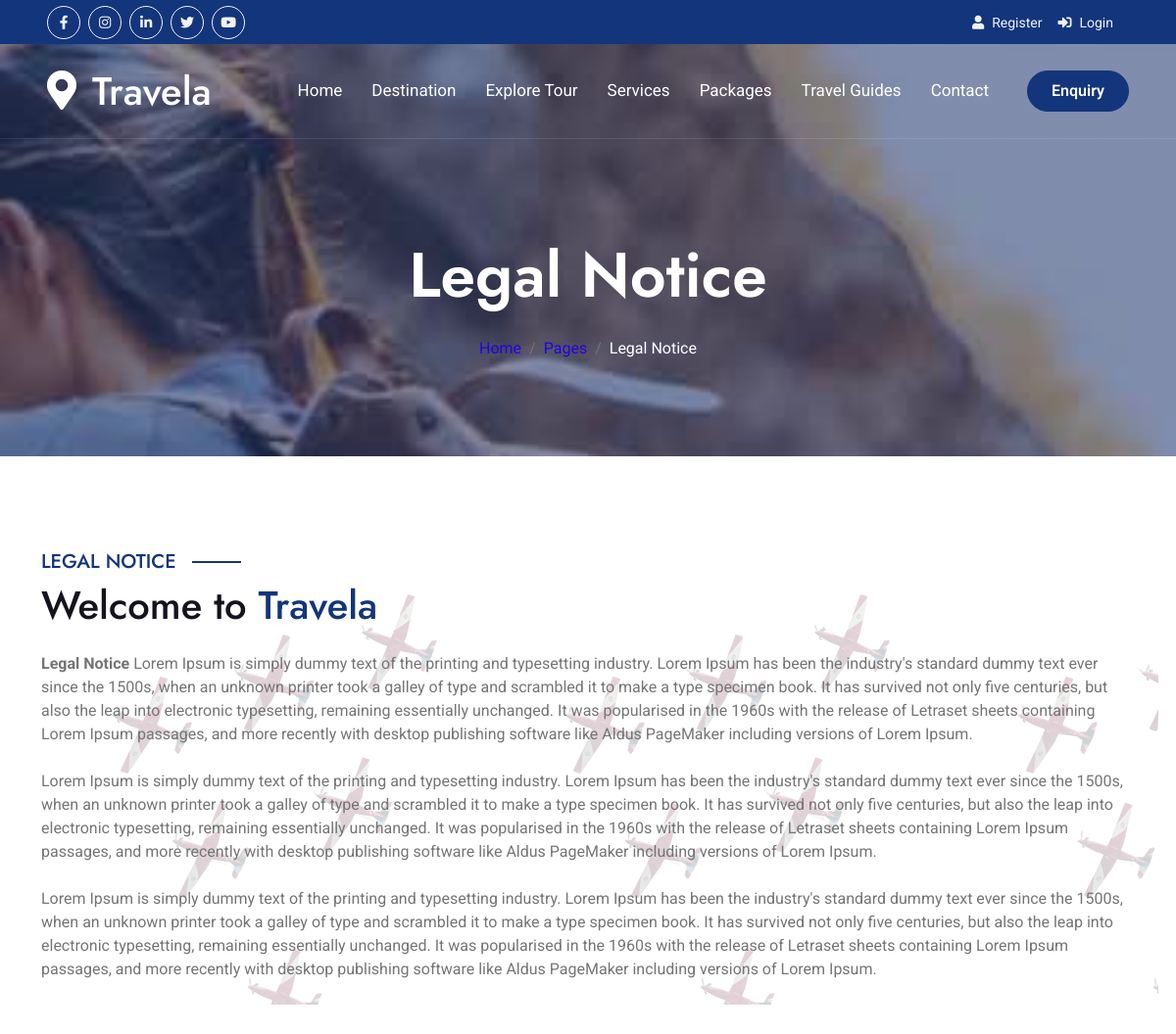
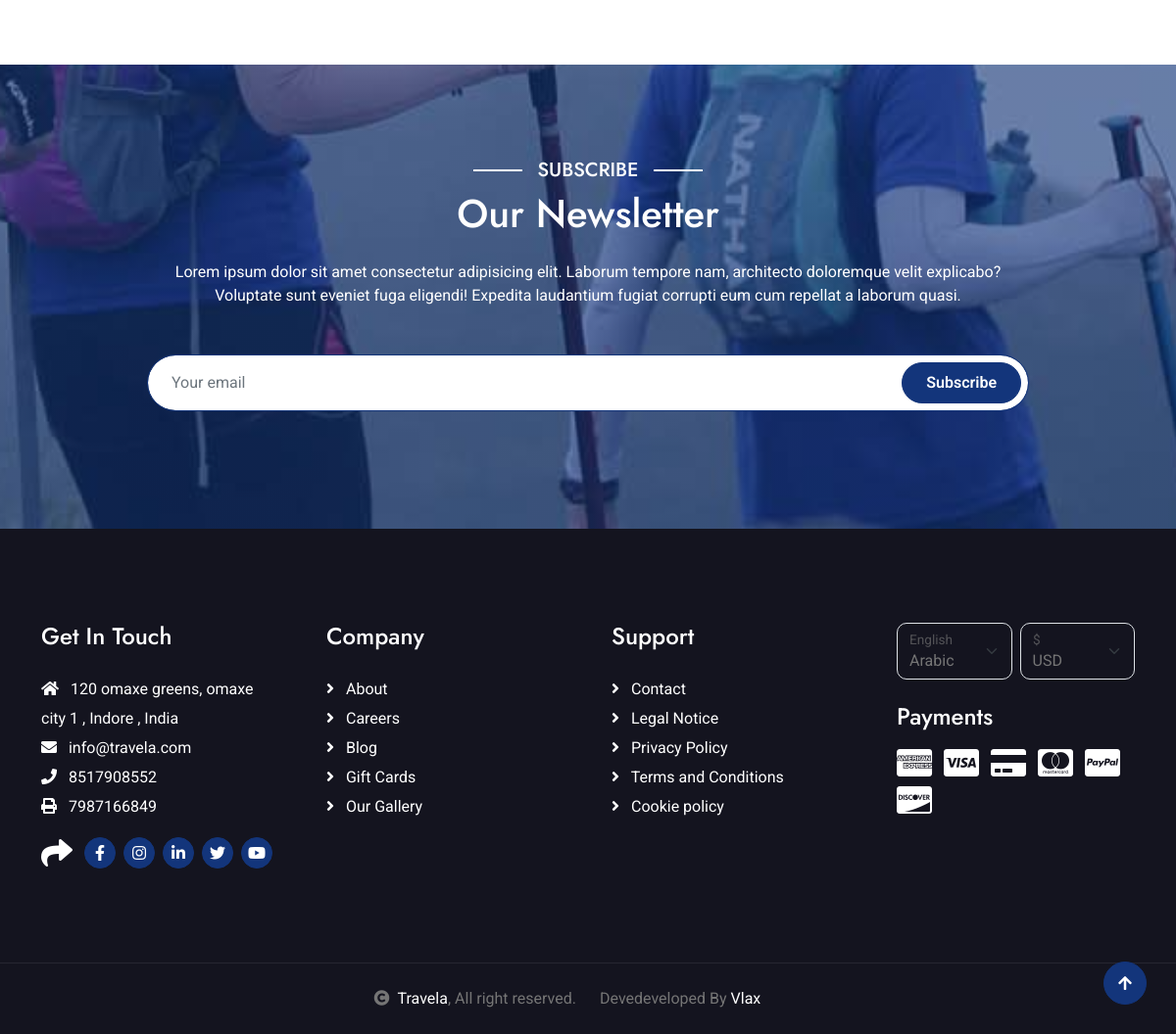
/legal-notice/, run on the app's committed database (2 pictures, top to bottom).
### setting/models.py (models this page shows, shortened)
class SocialMediaLink(models.Model):
    social_media_title = models.CharField(max_length=50, verbose_name='Social Media Platform')
    social_media_url = models.CharField(max_length=50, verbose_name='Social Media URL')
    social_media_icon = models.CharField(max_length=50, verbose_name='Social Media icon')
    is_active = models.BooleanField(default=True)
    class Meta:
        verbose_name = 'Social Media Link'
        verbose_name_plural = 'Social Media Links'
        ordering = ['social_media_title']  # Order by platform name

class Setting(models.Model):
    site_name = models.CharField(max_length=100, verbose_name='Site Name')
    site_keywords = models.CharField(max_length=255, verbose_name='Site Keywords')
    site_email = models.EmailField(verbose_name='Site Email')
    site_hr_email = models.EmailField(verbose_name='Hr Email')
    site_phone = models.CharField(max_length=20, verbose_name='Site Phone')
    site_fax = models.CharField(max_length=20, verbose_name='Site FAX')
    site_address = models.CharField(max_length=255, verbose_name='Site Address')
    site_contry = models.CharField(max_length=255, verbose_name='Contry')
    site_city = models.CharField(max_length=255, verbose_name='City')
    site_logo = models.FileField(upload_to=logo_image_upload_path,max_length=250,null=True,default=None)
    site_description = models.TextField(verbose_name='Site Description')
    class Meta:
        verbose_name = 'Web Setting'
        verbose_name_plural = 'Website Setting'
        ordering = ['site_name']  # Order by site name

### cms/models.py (models this page shows, shortened)
class CMS(models.Model):
    title = models.CharField(max_length=100)
    slug = AutoSlugField(populate_from='title',unique=True,null=True)
    content = HTMLField()
    created_at = models.DateTimeField(auto_now_add=True)
    updated_at = models.DateTimeField(auto_now=True)
    class Meta:
        verbose_name = 'Content Management System'
        verbose_name_plural = 'Content Management Systems'
        ordering = ['-created_at']  # Order by creation date, newest first

### dj_19/views.py (the view)
# urls.py: path('<slug:slug>/', views.cmsContent, name='cmsContent'),
def cmsContent(request, slug):
    try:
        content = CMS.objects.get(slug=slug)
        return render(request, 'pages/cms_content.html', {'content': content, 'title': content.title, 'breadcrumb_title': content.title})
    except CMS.DoesNotExist:
        return render(request, 'pages/404.html', status=404)

### templates/pages/cms_content.html
{% extends 'main_templates.html' %}
{% block content %}
{% load static %}
{% include 'include/breadcrumb.html' %}
<div class="container-fluid about py-5">
   <div class="container py-5">
      <div class="row g-5 align-items-center">
         <div class="col-lg-12" style="background: linear-gradient(rgba(255, 255, 255, .8), rgba(255, 255, 255, .8)), url({% static 'img/about-img-1.png' %});">
            <h5 class="section-about-title pe-3">{{content.title}}</h5>
            <h1 class="mb-4">Welcome to <span class="text-primary">Travela</span></h1>
            <p class="mb-4">{{ content.content|safe }}</p>
         </div>
      </div>
   </div>
</div>
{% endblock %}

### templates/include/topbar.html (shortened to what this page needs)
<div class="container-fluid bg-primary px-5 d-none d-lg-block">
            <div class="row gx-0">
                <div class="col-lg-8 text-center text-lg-start mb-2 mb-lg-0">
                    <div class="d-inline-flex align-items-center" style="height: 45px;">
                        {% for linkInfo in social_links %}
                        <a class="btn btn-sm btn-outline-light btn-sm-square rounded-circle me-2" href="{{linkInfo.social_media_url}}" target="_blank"><i class="{{linkInfo.social_media_icon}} fw-normal"></i></a>
                        {% endfor %}
                    </div>
                </div>
                <div class="col-lg-4 text-center text-lg-end">
                    <div class="d-inline-flex align-items-center" style="height: 45px;">
                        {% if user.is_authenticated and not user.is_superuser %}
                        <div class="dropdown">
                            <a href="#" class="dropdown-toggle text-light" data-bs-toggle="dropdown"><small><i class="fa fa-home me-2"></i> Welcome , {{request.user.first_name |capfirst}} {{request.user.last_name |capfirst}} </small></a>
                            <div class="dropdown-menu rounded">
                                <a href="{% url 'dashboard' %}" class="dropdown-item"><i class="fas fa-home me-2"></i>Dashboard</a>
                                <a href="{% url 'bookingList' %}" class="dropdown-item"><i class="fas fa-comment-alt me-2"></i> Booking List</a>
                                <a href="{% url 'travelEnquiry' %}" class="dropdown-item"><i class="fas fa-question-circle me-2"></i> Travel Enquiry</a>
                                <a href="{% url 'userGallery' %}" class="dropdown-item"><i class="fas fa-camera-retro me-2"></i> Gallery</a>
                                <a href="{% url 'userProfile' %}" class="dropdown-item"><i class="fas fa-user-alt me-2"></i> My Profile</a>
                                <a href="{% url 'changePassword' %}" class="dropdown-item"><i class="fas fa-cog me-2"></i> Account Settings</a>
                                <a href="{% url 'logout' %}" class="dropdown-item"><i class="fas fa-power-off me-2"></i> Log Out</a>
                            </div>
                        </div>
                        {% else  %}
                            <a href="javascript:void(0)" data-bs-toggle="modal" data-bs-target="#myRegisterModal"><small class="me-3 text-light"><i class="fa fa-user me-2"></i>Register</small></a>
                            <a href="javascript:void(0)" data-bs-toggle="modal" data-bs-target="#myLoginModal"><small class="me-3 text-light"><i class="fa fa-sign-in-alt me-2"></i>Login</small></a>
                        {% endif %}
                    </div>
                </div>
            </div>
        </div>

### templates/include/navbar.html (shortened to what this page needs)
 <nav class="navbar navbar-expand-lg navbar-light px-4 px-lg-5 py-3 py-lg-0">
                <a href="" class="navbar-brand p-0">
                    <h1 class="m-0"><i class="fa fa-map-marker-alt me-3"></i>{{ site_name|default:'Travela & Tourism' }}</h1>
                </a>
                <div class="collapse navbar-collapse" id="navbarCollapse">
                    <div class="navbar-nav ms-auto py-0">
                        <a href="{% url 'home' %}" class="nav-item nav-link {% if request.path == '/' %} active {% endif %} ">Home</a>
                        <a href="{% url 'destination' %}" class="nav-item nav-link {% if '/destination/' in request.path  %} active {% endif %}">Destination</a>
                        <a href="{% url 'exploreTour' %}" class="nav-item nav-link {% if request.path == '/explore-tour/' %} active {% endif %}">Explore Tour</a>
                        <a href="{% url 'services' %}" class="nav-item nav-link {% if '/services/' in request.path %} active {% endif %}">Services </a>
                        <a href="{% url 'packages_list' %}" class="nav-item nav-link {% if '/packages/' in request.path %} active {% endif %}">Packages</a>
                        <a href="{% url 'travelGuides' %}" class="nav-item nav-link {% if '/guide/' in request.path or request.path == '/travel-guides/' %}active{% endif %}">Travel Guides</a>
                        <a href="{% url 'contact' %}" class="nav-item nav-link {% if request.path == '/contact/' %} active {% endif %}">Contact</a>
                    </div>
                    <a href="{% url 'booking' %}" class="btn btn-primary rounded-pill py-2 px-4 ms-lg-4">Enquiry</a>
                </div>
            </nav>

### templates/include/breadcrumb.html
<div class="container-fluid bg-breadcrumb">
   <div class="container text-center py-5" style="max-width: 900px;">
      <h3 class="text-white display-3 mb-4">
      {{breadcrumb_title}}</h1>
      <ol class="breadcrumb justify-content-center mb-0">
         <li class="breadcrumb-item"><a href="{% url 'home' %}">Home</a></li>
         <li class="breadcrumb-item"><a href="#">Pages</a></li>
         <li class="breadcrumb-item active text-white">{{title}}</li>
      </ol>
   </div>
</div>

### templates/include/footer.html (shortened to what this page needs)
<div class="container-fluid footer py-5">
    <div class="container py-5">
        <div class="row g-5">
            <div class="col-md-6 col-lg-6 col-xl-3">
                <div class="footer-item d-flex flex-column">
                    <h4 class="mb-4 text-white">Get In Touch</h4>
                    <a href=""><i class="fas fa-home me-2"></i> {{site_address}} , {{site_city}} , {{site_contry}}</a>
                    <a href=""><i class="fas fa-envelope me-2"></i> {{site_email}}</a>
                    <a href=""><i class="fas fa-phone me-2"></i> {{site_phone}}</a>
                    <a href="" class="mb-3"><i class="fas fa-print me-2"></i> {{site_fax}}</a>
                    <div class="d-flex align-items-center">
                        <i class="fas fa-share fa-2x text-white me-2"></i>
                        {% for linkInfo in social_links %}
                        <a class="btn-square btn btn-primary rounded-circle mx-1" href="{{linkInfo.social_media_url}}" target="_blank"><i class="{{linkInfo.social_media_icon}}"></i></a>
                        {% endfor %}
                    </div>
                </div>
            </div>
            <div class="col-md-6 col-lg-6 col-xl-3">
                <div class="footer-item d-flex flex-column">
                    <h4 class="mb-4 text-white">Company</h4>
                    <a href="{% url 'about' %}"><i class="fas fa-angle-right me-2"></i> About</a>
                    <a href="{% url 'careers' %}"><i class="fas fa-angle-right me-2"></i> Careers</a>
                    <a href="{% url 'blog' %}"><i class="fas fa-angle-right me-2"></i> Blog</a>
                    <a href="#"><i class="fas fa-angle-right me-2"></i> Gift Cards</a>
                    <a href="{% url 'gallery' %}"><i class="fas fa-angle-right me-2"></i> Our Gallery</a>
                </div>
            </div>
            <div class="col-md-6 col-lg-6 col-xl-3">
                <div class="footer-item d-flex flex-column">
                    <h4 class="mb-4 text-white">Support</h4>
                    <a href="{% url 'contact' %}"><i class="fas fa-angle-right me-2"></i> Contact</a>
                    <a href="{% url 'cmsContent' slug='legal-notice' %}"><i class="fas fa-angle-right me-2"></i> Legal Notice</a>
                    <a href="{% url 'cmsContent' slug='privacy-policy' %}"><i class="fas fa-angle-right me-2"></i> Privacy Policy</a>
                    <a href="{% url 'cmsContent' slug='terms-and-conditions' %}"><i class="fas fa-angle-right me-2"></i> Terms and Conditions</a>
                    <a href="{% url 'cmsContent' slug='cookie-policy' %}"><i class="fas fa-angle-right me-2"></i> Cookie policy</a>
                </div>
            </div>
            <div class="col-md-6 col-lg-6 col-xl-3">
                <div class="footer-item">
                    <div class="row gy-3 gx-2 mb-4">
                        <div class="col-xl-6">
                            <form>
                                <div class="form-floating">
                                    <select class="form-select bg-dark border">
                                        <option value="1">Arabic</option>
                                    </select>
                                    <label>English</label>
                                </div>
                            </form>
                        </div>
                        <div class="col-xl-6">
                            <form>
                                <div class="form-floating">
                                    <select class="form-select bg-dark border">
                                        <option value="1">USD</option>
                                    </select>
                                    <label>$</label>
                                </div>
                            </form>
                        </div>
                    </div>
                    <h4 class="text-white mb-3">Payments</h4>
                    <div class="footer-bank-card">
                        <a href="#" class="text-white me-2"><i class="fab fa-cc-amex fa-2x"></i></a>
                        <a href="#" class="text-white me-2"><i class="fab fa-cc-visa fa-2x"></i></a>
                        <a href="#" class="text-white me-2"><i class="fas fa-credit-card fa-2x"></i></a>
                        <a href="#" class="text-white me-2"><i class="fab fa-cc-mastercard fa-2x"></i></a>
                        <a href="#" class="text-white me-2"><i class="fab fa-cc-paypal fa-2x"></i></a>
                        <a href="#" class="text-white"><i class="fab fa-cc-discover fa-2x"></i></a>
                    </div>
                </div>
            </div>
        </div>
    </div>
</div>

### templates/include/copyright.html
<div class="container-fluid copyright text-body py-4">
<div class="container">
    <div class="row g-4 align-items-center">
        <div class="col-md-6 text-center text-md-end mb-md-0">
            <i class="fas fa-copyright me-2"></i><a class="text-white" href="#">{{ site_name|default:'Travela & Tourism' }}</a>, All right reserved.
        </div>
        <div class="col-md-6 text-center text-md-start">
            Devedeveloped By <a class="text-white" href="{{devedeveloped_url}}" target="_blank">{{devedeveloped_by}}</a>
        </div>
    </div>
</div>
</div>

### data on the page
Setting: site_name "Travela", site_address "120 omaxe greens, omaxe city 1", site_city "Indore", site_contry "India", site_email "info@travela.com", site_phone "8517908552", site_fax "7987166849"
CMS: title "Legal Notice", title "LEGAL NOTICE", content "Legal Notice Lorem Ipsum is simply dummy text of the printing and typesetting industry. Lorem Ipsum has been the industry's standard dummy text ever since the 1500s, when an unknown printer took a galley of type and scrambled it to make a type specimen book. It has survived not only five centuries, but also the leap into electronic typesetting, remaining essentially unchanged. It was popularised in the 1960s with the release of Letraset sheets containing Lorem Ipsum passages, and more recently with desktop publishing software like Aldus PageMaker including versions of Lorem Ipsum. Lorem Ipsum is simply dummy text of the printing and typesetting industry. Lorem Ipsum has been the industry's…"

### other printed values
{{ devedeveloped_by }} "Vlax"
